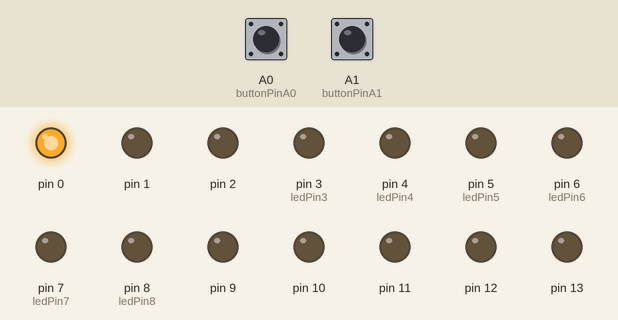
Bench run of a sketch on a simulated Arduino Uno, built with avr-gcc and run on an emulated ATmega328P. Parts: output pins drawn as LEDs (lit = HIGH). Inputs (shaded band) come from the test bench; at power-on: A0 (buttonPinA0) HIGH, A1 (buttonPinA1) HIGH.

Above: at 1.2 s.
1.3 s: A0 (buttonPinA0) pulled LOW for 3.2 s
At 5.5 s:
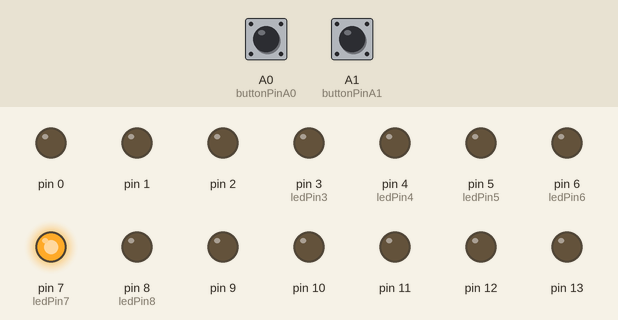
6.0 s: A0 (buttonPinA0) pulled LOW for 0.15 s
At 6.8 s:
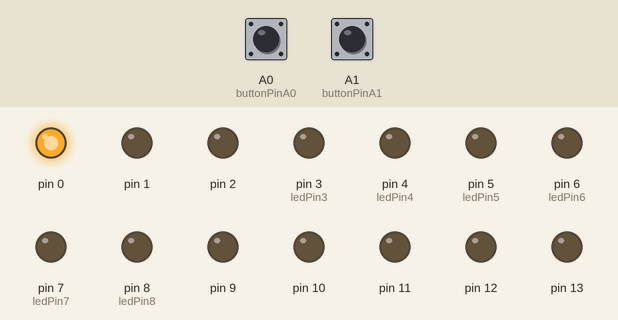
7.6 s: A0 (buttonPinA0) pulled LOW for 1 s
At 8.4 s:
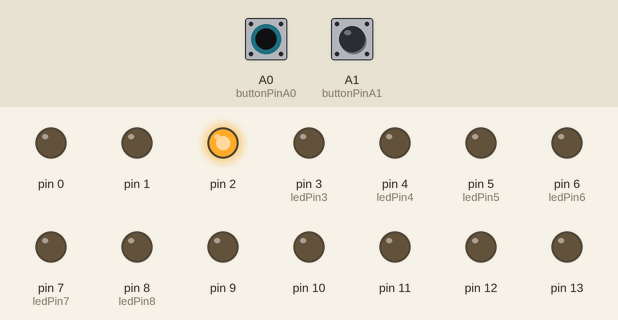
Timing chart, 0 to 10.6 s (numbered marks = the images above; inputs shaded):
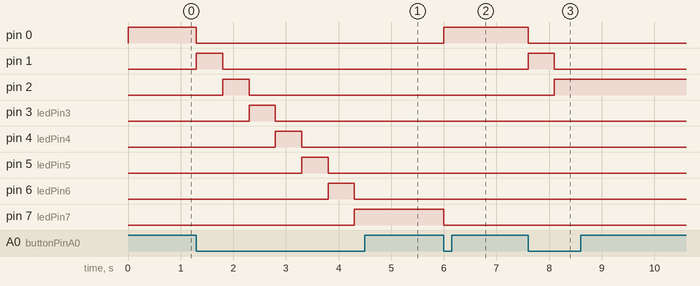

Measured:
- after the input at 1.3 s, pin 0: HIGH → LOW at once; pin 1: LOW → HIGH at once, → LOW 0.50 s later; pin 2: LOW → HIGH after 0.50 s, → LOW 0.50 s later; pin 3 (ledPin3): LOW → HIGH after 1.0 s, → LOW 0.50 s later; pin 4 (ledPin4): LOW → HIGH after 1.5 s, → LOW 0.50 s later
- after the input at 6.0 s, pin 0: LOW → HIGH at once; pin 7 (ledPin7): HIGH → LOW at once
- after the input at 7.6 s, pin 0: HIGH → LOW at once; pin 1: LOW → HIGH at once, → LOW 0.50 s later; pin 2: LOW → HIGH after 0.50 s

The sketch:

Ex2.ino
```cpp
const int buttonPinA0 = A0;
const int buttonPinA1 = A1;
const int ledPin3   = 3;
const int ledPin4   = 4;
const int ledPin5   = 5;
const int ledPin6   = 6;
const int ledPin7   = 7;
const int ledPin8   = 8;

int buttonStateL = 0;
int buttonStateR = 0;

void setup()
{
  DDRD = 0xFF;
  DDRB = 0xFF;
  PORTD= 0x01;
}

void loop()
{
  buttonStateL = digitalRead(buttonPinA0);
  buttonStateR = digitalRead(buttonPinA1);

  if(buttonStateL == LOW)//shift left
  {
    if(PORTD == 0x80)
    {
      PORTD = 0x01;

    } else {
      PORTD=PORTD<<1;
    }
    delay(500);
  }

  if(buttonStateR == LOW)//shift right
  {
    if(PORTD == 0x01)
    {
      PORTD = 0x80;

    } else{
      PORTD=PORTD>>1;
    }
    delay(500);
  }
}
```
